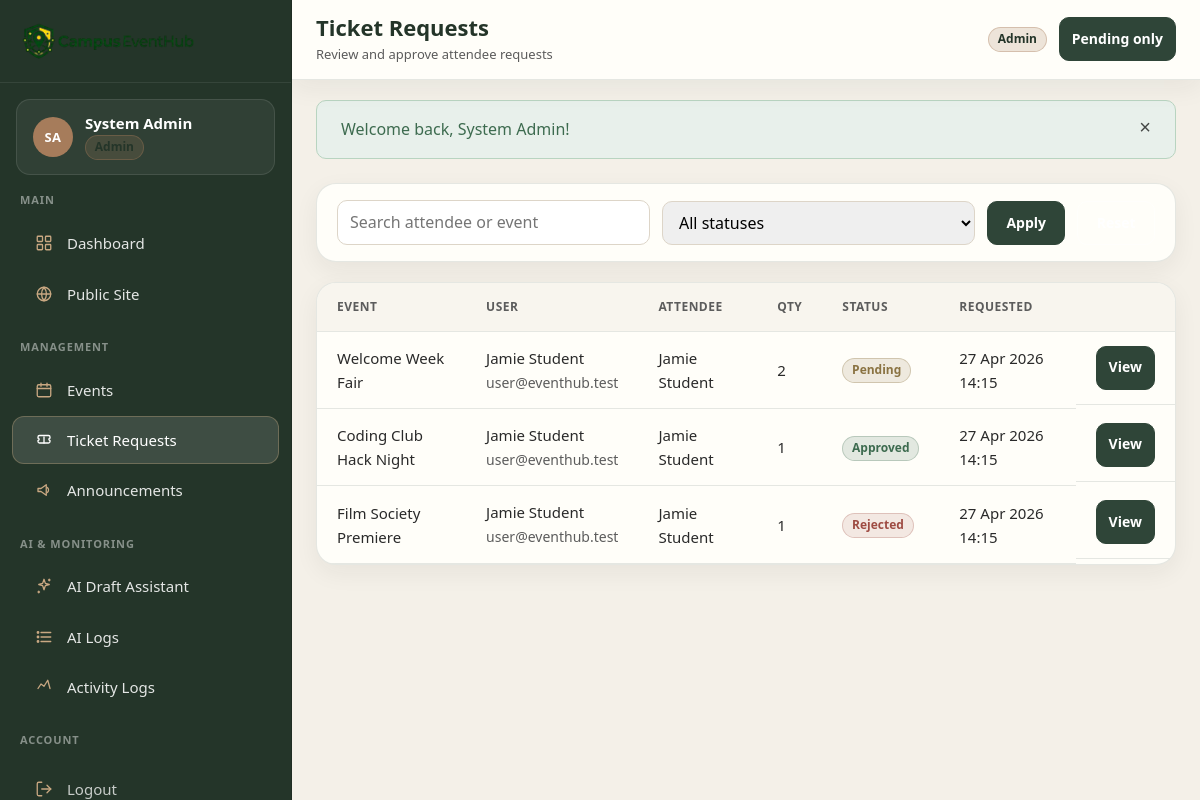
The app's page /admin/tickets (signed in) with its own data.
### tables this page shows
CREATE TABLE ticket_requests (
  id INT UNSIGNED AUTO_INCREMENT PRIMARY KEY,
  event_id INT UNSIGNED NOT NULL,
  user_id INT UNSIGNED NOT NULL,
  quantity TINYINT UNSIGNED NOT NULL DEFAULT 1,
  attendee_name VARCHAR(100) NOT NULL,
  attendee_email VARCHAR(150) NOT NULL,
  note VARCHAR(500) NULL,
  status ENUM('pending','approved','rejected','cancelled') NOT NULL DEFAULT 'pending',
  admin_note TEXT NULL,
  created_by INT UNSIGNED NULL,
  updated_by INT UNSIGNED NULL,
  created_at DATETIME NOT NULL DEFAULT CURRENT_TIMESTAMP,
  updated_at DATETIME NOT NULL DEFAULT CURRENT_TIMESTAMP ON UPDATE CURRENT_TIMESTAMP,
  INDEX idx_tickets_status (status),
  INDEX idx_tickets_attendee_email (attendee_email),
  CONSTRAINT fk_tickets_event FOREIGN KEY (event_id) REFERENCES events(id) ON DELETE CASCADE,
  CONSTRAINT fk_tickets_user FOREIGN KEY (user_id) REFERENCES users(id) ON DELETE CASCADE,
  CONSTRAINT fk_tickets_created_by FOREIGN KEY (created_by) REFERENCES users(id) ON DELETE SET NULL,
  CONSTRAINT fk_tickets_updated_by FOREIGN KEY (updated_by) REFERENCES users(id) ON DELETE SET NULL
);

CREATE TABLE events (
  id INT UNSIGNED AUTO_INCREMENT PRIMARY KEY,
  title VARCHAR(150) NOT NULL,
  slug VARCHAR(180) NOT NULL,
  description TEXT NOT NULL,
  category VARCHAR(80) NOT NULL,
  location VARCHAR(200) NOT NULL,
  event_date DATE NOT NULL,
  start_time TIME NOT NULL,
  end_time TIME NOT NULL,
  capacity INT UNSIGNED NOT NULL DEFAULT 100,
  image VARCHAR(120) NULL COMMENT 'Filename only, stored under public/assets/images/events/',
  status ENUM('draft','published','cancelled') NOT NULL DEFAULT 'draft',
  created_by INT UNSIGNED NULL,
  updated_by INT UNSIGNED NULL,
  created_at DATETIME NOT NULL DEFAULT CURRENT_TIMESTAMP,
  updated_at DATETIME NOT NULL DEFAULT CURRENT_TIMESTAMP ON UPDATE CURRENT_TIMESTAMP,
  UNIQUE KEY uq_events_slug (slug),
  INDEX idx_events_title (title),
  INDEX idx_events_category (category),
  INDEX idx_events_status (status),
  INDEX idx_events_event_date (event_date),
  CONSTRAINT fk_events_created_by FOREIGN KEY (created_by) REFERENCES users(id) ON DELETE SET NULL,
  CONSTRAINT fk_events_updated_by FOREIGN KEY (updated_by) REFERENCES users(id) ON DELETE SET NULL
);

CREATE TABLE users (
  id INT UNSIGNED AUTO_INCREMENT PRIMARY KEY,
  name VARCHAR(100) NOT NULL,
  email VARCHAR(150) NOT NULL,
  password VARCHAR(255) NOT NULL COMMENT 'bcrypt hash via password_hash()',
  role ENUM('admin','user') NOT NULL DEFAULT 'user',
  status ENUM('active','blocked') NOT NULL DEFAULT 'active',
  created_at DATETIME NOT NULL DEFAULT CURRENT_TIMESTAMP,
  updated_at DATETIME NOT NULL DEFAULT CURRENT_TIMESTAMP ON UPDATE CURRENT_TIMESTAMP,
  UNIQUE KEY uq_users_email (email),
  INDEX idx_users_role (role),
  INDEX idx_users_status (status)
);

### app/core/Controller.php (called while the page is built, shortened)
<?php
abstract class Controller
{
    protected function renderDashboard(string $view, array $data = []): void
    {
        require APP_PATH . '/views/layouts/dashboard_layout.php';
    }
}

### app/controllers/TicketController.php (called while the page is built, shortened)
<?php
class TicketController extends Controller
{
    private TicketRequest $tickets;
    public function __construct()
    {
        $this->tickets = new TicketRequest();
    }
    public function adminIndex(): void
    {
        $filters = [
            'q' => $_GET['q'] ?? '',
            'status' => $_GET['status'] ?? '',
            'page' => $_GET['page'] ?? 1,
        ];
        $this->renderDashboard('admin/tickets/index', [
            'pageTitle' => 'Ticket Requests',
            'pageSubtitle' => 'Review and approve attendee requests',
            'pageActionUrl' => '/admin/tickets?status=pending',
            'pageActionLabel' => 'Pending only',
            'tickets' => $this->tickets->paginateAdmin($filters),
            'filters' => $filters,
        ]);
    }
}

### public/index.php (called while the page is built, shortened)
<?php
require_once APP_PATH . '/config/database.php';
require_once APP_PATH . '/core/Helpers.php';
require_once APP_PATH . '/core/Model.php';
require_once APP_PATH . '/core/Controller.php';
require_once APP_PATH . '/core/Router.php';
$router = new Router();
$router->get('/', 'AdminController@home');
$router->get('/login', 'AuthController@showLogin');
$router->post('/login', 'AuthController@login');
$router->get('/register', 'AuthController@showRegister');
$router->post('/register', 'AuthController@register');
$router->get('/logout', 'AuthController@logout');
$router->get('/dashboard', 'DashboardController@index');
$router->get('/events', 'EventController@index');
$router->get('/events/{slug}', 'EventController@show');
$router->post('/events/{id}/request-ticket', 'EventController@requestTicket');
$router->get('/my-tickets', 'TicketController@myTickets');
$router->get('/tickets/{id}/download', 'TicketController@download');
$router->get('/announcements', 'AnnouncementController@index');
$router->get('/about', 'AdminController@about');
$router->get('/help-assistant', 'AiController@helpPage');
$router->post('/help-assistant/ask', 'AiController@helpAsk');
$router->get('/admin/events', 'AdminController@eventIndex');
$router->get('/admin/events/create', 'AdminController@eventCreate');
$router->post('/admin/events/store', 'AdminController@eventStore');
$router->get('/admin/events/{id}', 'AdminController@eventShow');
$router->get('/admin/events/{id}/edit', 'AdminController@eventEdit');
$router->post('/admin/events/{id}/update', 'AdminController@eventUpdate');
$router->post('/admin/events/{id}/delete', 'AdminController@eventDelete');
$router->get('/admin/tickets', 'TicketController@adminIndex');
$router->get('/admin/tickets/{id}', 'TicketController@adminShow');
$router->post('/admin/tickets/{id}/status', 'TicketController@updateStatus');
$router->get('/admin/announcements', 'AnnouncementController@adminIndex');
$router->get('/admin/announcements/create', 'AnnouncementController@create');
$router->post('/admin/announcements/store', 'AnnouncementController@store');
$router->get('/admin/announcements/{id}/edit', 'AnnouncementController@edit');
$router->post('/admin/announcements/{id}/update', 'AnnouncementController@update');
$router->post('/admin/announcements/{id}/delete', 'AnnouncementController@delete');
$router->get('/admin/ai-draft', 'AiController@draftPage');
$router->post('/admin/ai-draft/generate', 'AiController@generateDraft');
$router->post('/admin/ai-draft/accept', 'AiController@acceptDraft');
$router->get('/admin/ai-logs', 'AiController@aiLogs');
$router->get('/admin/activity-logs', 'AdminController@activityLogs');
$router->dispatch();

### app/core/Helpers.php (called while the page is built, shortened)
<?php
function url(string $path = ''): string
{
    $path = $path === '' ? '/' : $path;
    return WEB_ROOT . $path;
}
function e(mixed $value): string
{
    if (is_bool($value)) {
        $value = $value ? '1' : '0';
    } elseif (is_array($value) || is_object($value)) {
        return '';
    } else {
        $value = (string) $value;
    }
    return htmlspecialchars($value, ENT_QUOTES | ENT_SUBSTITUTE, 'UTF-8');
}
function format_datetime(?string $datetime): string
{
    $ts = strtotime($datetime);
    return $ts ? date('d M Y H:i', $ts) : e($datetime);
}

### app/core/Model.php (called while the page is built, shortened)
<?php
abstract class Model
{
    public function __construct()
    {
        $this->db = db();
    }
}

### app/config/database.php (called while the page is built, shortened)
<?php
function db(): PDO
{
    static $pdo = null;
    if ($pdo instanceof PDO) {
        return $pdo;
    }
    $host = env('DB_HOST', '127.0.0.1');
    $port = env('DB_PORT', '3306');
    $name = env('DB_NAME', 'campus_eventhub');
    $user = env('DB_USER', 'root');
    $pass = env('DB_PASS', '');
    $dsn = sprintf(
        'mysql:host=%s;port=%s;dbname=%s;charset=utf8mb4',
        $host,
        $port,
        $name
    );
    $options = [
        PDO::ATTR_ERRMODE => PDO::ERRMODE_EXCEPTION,
        PDO::ATTR_DEFAULT_FETCH_MODE => PDO::FETCH_ASSOC,
        PDO::ATTR_EMULATE_PREPARES => false,
    ];
    try {
        $pdo = new PDO($dsn, $user, $pass, $options);
    } catch (PDOException $e) {
        if (APP_DEBUG) {
            throw $e;
        }
        http_response_code(500);
        require APP_PATH . '/views/errors/500.php';
        exit;
    }
    return $pdo;
}

### app/models/TicketRequest.php (called while the page is built, shortened)
<?php
class TicketRequest extends Model
{
    public function paginateAdmin(array $filters): array
    {
        $page = max(1, (int) ($filters['page'] ?? 1));
        $perPage = PER_PAGE;
        $offset = ($page - 1) * $perPage;
        $where = ['1=1'];
        $params = [];
        $whereSql = implode(' AND ', $where);
        $countSql = "SELECT COUNT(*) FROM ticket_requests t
                     INNER JOIN events e ON e.id = t.event_id
                     WHERE {$whereSql}";
        $stmt = $this->db->prepare($countSql);
        $stmt->execute($params);
        $total = (int) $stmt->fetchColumn();
        $sql = "SELECT t.*, e.title AS event_title, e.event_date, e.capacity,
                       u.name AS user_name, u.email AS user_email
                FROM ticket_requests t
                INNER JOIN events e ON e.id = t.event_id
                INNER JOIN users u ON u.id = t.user_id
                WHERE {$whereSql}
                ORDER BY t.created_at DESC
                LIMIT :limit OFFSET :offset";
        $stmt = $this->db->prepare($sql);
        $stmt->bindValue(':limit', $perPage, PDO::PARAM_INT);
        $stmt->bindValue(':offset', $offset, PDO::PARAM_INT);
        $stmt->execute();
        return [
            'items' => $stmt->fetchAll(),
            'total' => $total,
            'page' => $page,
            'per_page' => $perPage,
        ];
    }
}

### app/views/admin/tickets/index.php (the view, shortened to what this page needs)
<div class="dash-card dash-filter-card">
    <form method="get" class="filter-bar" role="search">
        <input type="search" name="q" value="<?= e($filters['q'] ?? '') ?>" placeholder="Search attendee or event" aria-label="Search">
        <select name="status" aria-label="Status">
            <option value="">All statuses</option>
        </select>
        <button type="submit" class="btn btn-primary">Apply</button>
        <a class="btn btn-ghost" href="<?= url('/admin/tickets') ?>">Reset</a>
    </form>
</div>
<?php if (empty($tickets['items'])): ?>
    <div class="dash-card dash-empty"><p>No ticket requests found.</p></div>
<?php else: ?>
    <div class="dash-card dash-table-card">
        <div class="dash-table-wrap">
            <table class="dash-table dash-table--responsive">
                <thead>
                    <tr>
                        <th>Event</th>
                        <th>User</th>
                        <th>Attendee</th>
                        <th>Qty</th>
                        <th>Status</th>
                        <th>Requested</th>
                        <th></th>
                    </tr>
                </thead>
                <tbody>
                    <?php foreach ($tickets['items'] as $t): ?>
                        <?php
                        $st = (string) ($t['status'] ?? 'pending');
                        $badgeClass = $st === 'approved' ? 'success' : ($st === 'rejected' ? 'danger' : 'warning');
                        ?>
                        <tr>
                            <td data-label="Event"><?= e($t['event_title']) ?></td>
                            <td data-label="User"><?= e($t['user_name']) ?><br><span class="meta"><?= e($t['user_email'] ?? '') ?></span></td>
                            <td data-label="Attendee"><?= e($t['attendee_name'] ?? '—') ?></td>
                            <td data-label="Qty"><?= e((string) $t['quantity']) ?></td>
                            <td data-label="Status"><span class="dash-badge dash-badge-<?= e($badgeClass) ?>"><?= e($st) ?></span></td>
                            <td data-label="Requested"><?= e(format_datetime($t['created_at'])) ?></td>
                            <td class="actions" data-label="Action">
                                <a class="btn btn-sm btn-primary" href="<?= url('/admin/tickets/' . $t['id']) ?>">View</a>
                            </td>
                        </tr>
                    <?php endforeach; ?>
                </tbody>
            </table>
        </div>
    </div>
<?php endif; ?>

### app/core/Router.php (shortened to what this page needs)
<?php
class Router
{
    private array $routes = [];
    private function add(string $method, string $path, string $handler): void
    {
        $this->routes[] = [
            'method' => strtoupper($method),
            'pattern' => $path,
            'handler' => $handler,
        ];
    }
    public function dispatch(): void
    {
        $method = $_SERVER['REQUEST_METHOD'] ?? 'GET';
        $uri = $this->normalizeUri();
        foreach ($this->routes as $route) {
            if ($route['method'] !== $method) {
                continue;
            }
            $params = $this->match($route['pattern'], $uri);
            if ($params === null) {
                continue;
            }
            $this->invoke($route['handler'], $params);
            return;
        }
    }
    private function normalizeUri(): string
    {
        $uri = parse_url($_SERVER['REQUEST_URI'] ?? '/', PHP_URL_PATH) ?: '/';
        $webRoot = defined('WEB_ROOT') ? WEB_ROOT : '';
        if ($webRoot !== '' && str_starts_with($uri, $webRoot)) {
            $uri = substr($uri, strlen($webRoot)) ?: '/';
        }
        $uri = rtrim($uri, '/');
        return $uri === '' ? '/' : $uri;
    }
    private function match(string $pattern, string $uri): ?array
    {
        $regex = preg_replace('/\{([a-zA-Z_]+)\}/', '(?P<$1>[^/]+)', $pattern);
        $regex = '#^' . $regex . '$#';
        if (!preg_match($regex, $uri, $matches)) {
            return null;
        }
        $params = [];
        return $params;
    }
    private function invoke(string $handler, array $params): void
    {
        [$class, $action] = explode('@', $handler, 2);
        $controller = new $class();
        $controller->{$action}(...array_values($params));
    }
}

### records on screen
ticket_requests: event.title "Welcome Week Fair", created_by.name "Jamie Student", created_by.email "user@eventhub.test", attendee_name "Jamie Student", quantity "2", status "Pending", created_at "27 Apr 2026 14:15"
ticket_requests: event.title "Coding Club Hack Night", created_by.name "Jamie Student", created_by.email "user@eventhub.test", attendee_name "Jamie Student", quantity "1", status "Approved", created_at "27 Apr 2026 14:15"
ticket_requests: event.title "Film Society Premiere", created_by.name "Jamie Student", created_by.email "user@eventhub.test", attendee_name "Jamie Student", quantity "1", status "Rejected", created_at "27 Apr 2026 14:15"

### other values on screen
$group['label'] "MAIN"
$item['label'] "Dashboard"
$item['label'] "Public Site"
$group['label'] "MANAGEMENT"
$item['label'] "Events"
$item['label'] "Ticket Requests"
$item['label'] "Announcements"
$group['label'] "AI & MONITORING"
$item['label'] "AI Draft Assistant"
$item['label'] "AI Logs"
$item['label'] "Activity Logs"
$group['label'] "ACCOUNT"
$item['label'] "Logout"
$message "Welcome back, System Admin!"
